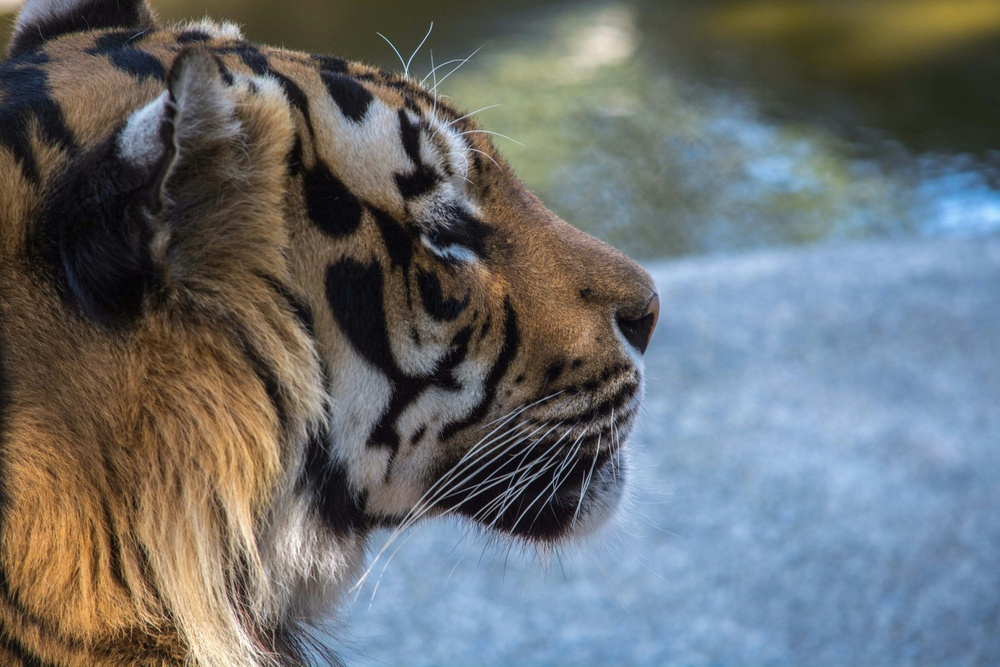
#> input picture opencv/images/tiger-face.jpeg, 1000 x 667 px, shrunk from 3000 x 2000 before the run
$ jupyter execute opencv-basics.ipynb
#> lines starting #> are read from the running program, lines starting #| are printed output that depends on the picture; after the words box and inside, x2 and y2 are one past the last pixel; in counts of white or black regions, pixels touching at a corner belong together
[cell 1]
import cv2

# To read image from disk, we use
# cv2.imread function, in below method,
img = cv2.imread("images/tiger-face.jpeg", cv2.IMREAD_COLOR)
#> img is the input picture: shape (667, 1000, 3); mean B, G, R 112.1, 110.2, 106.5

# Creating GUI window to display an image on screen
# first Parameter is windows title (should be in string format)
# Second Parameter is image array
cv2.imshow("image", img)

# To hold the window on screen, we use cv2.waitKey method
# Once it detected the close input, it will release the control
# To the next line
# First Parameter is for holding screen for specified milliseconds
# It should be positive integer. If 0 pass an parameter, then it will
# hold the screen until user close it.
cv2.waitKey(0)

# It is for removing/deleting created GUI window from screen
# and memory
cv2.destroyAllWindows()

[cell 2]
import cv2
import numpy as np

# path to input image is specified and
# image is loaded with imread command
image1 = cv2.imread('images/tiger-face.jpeg')

# cv2.cvtColor is applied over the
# image input with applied parameters
# to convert the image in grayscale
img = cv2.cvtColor(image1, cv2.COLOR_BGR2GRAY)
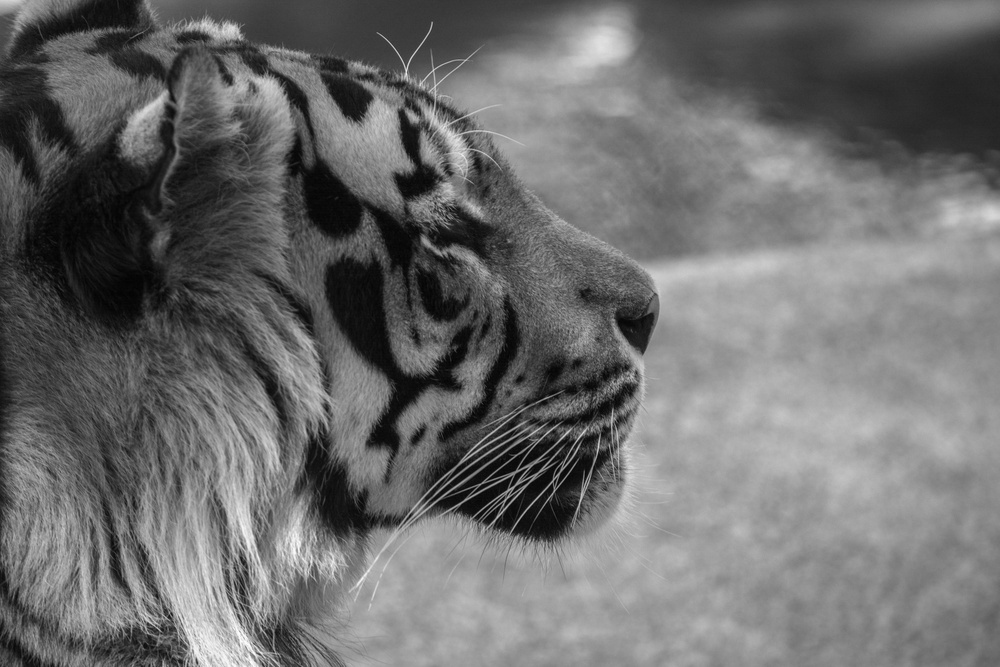
#> img: shape (667, 1000); min 1, max 254, mean 109.3

# applying different thresholding
# techniques on the input image
# all pixels value above 120 will
# be set to 255
ret, thresh1 = cv2.threshold(img, 120, 255, cv2.THRESH_BINARY)
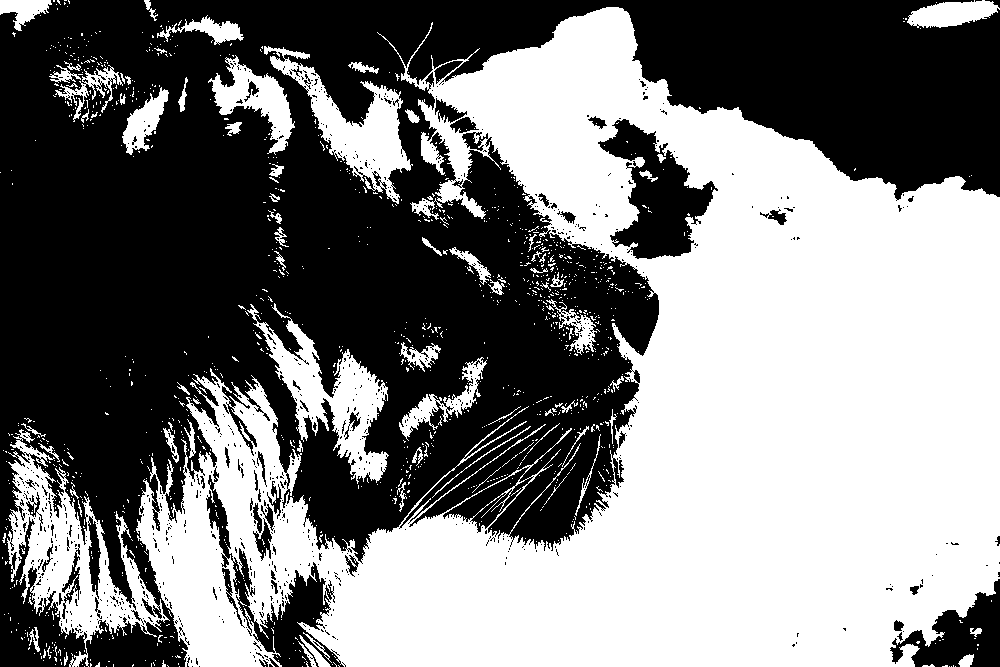
#> thresh1: shape (667, 1000); 49.2% white; 1218 white regions (1142 under 20 px), largest, box (x1, y1, x2, y2) and area: (136, 7, 1000, 667) 281882, (7, 429, 170, 667) 11993, (247, 303, 389, 484) 7665
ret, thresh2 = cv2.threshold(img, 120, 255, cv2.THRESH_BINARY_INV)
ret, thresh3 = cv2.threshold(img, 120, 255, cv2.THRESH_TRUNC)
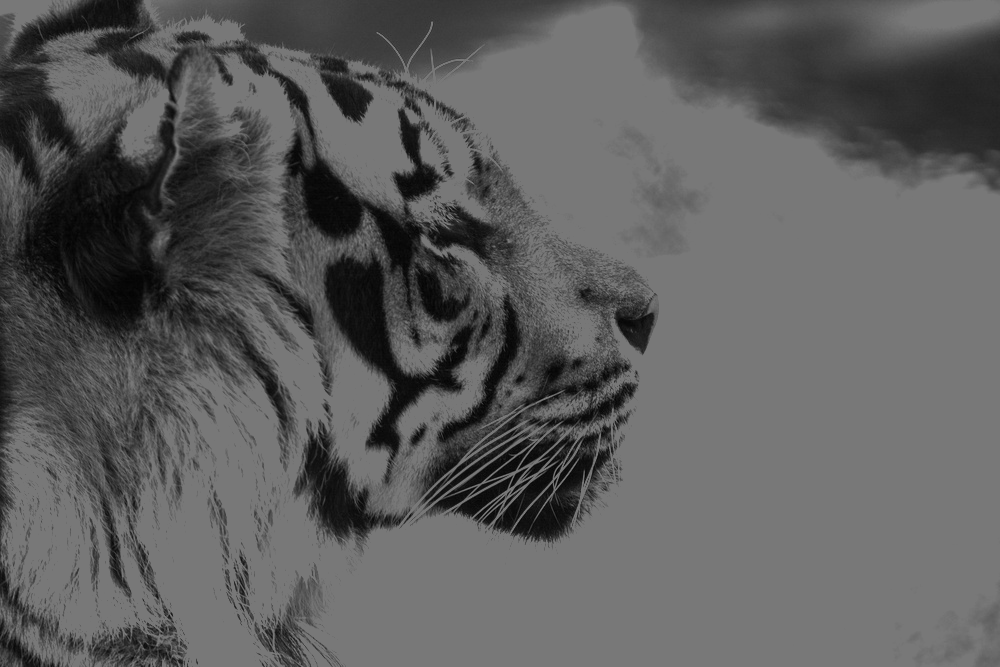
#> thresh3: shape (667, 1000); min 1, max 120, mean 93.2
ret, thresh4 = cv2.threshold(img, 120, 255, cv2.THRESH_TOZERO)
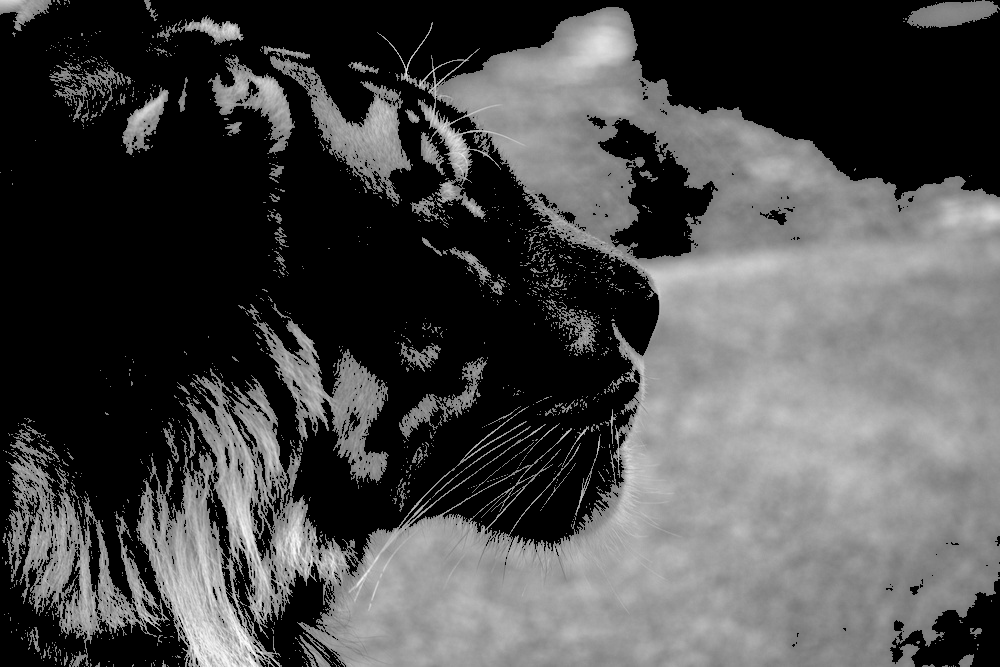
#> thresh4: shape (667, 1000); min 0, max 254, mean 75.2
ret, thresh5 = cv2.threshold(img, 120, 255, cv2.THRESH_TOZERO_INV)
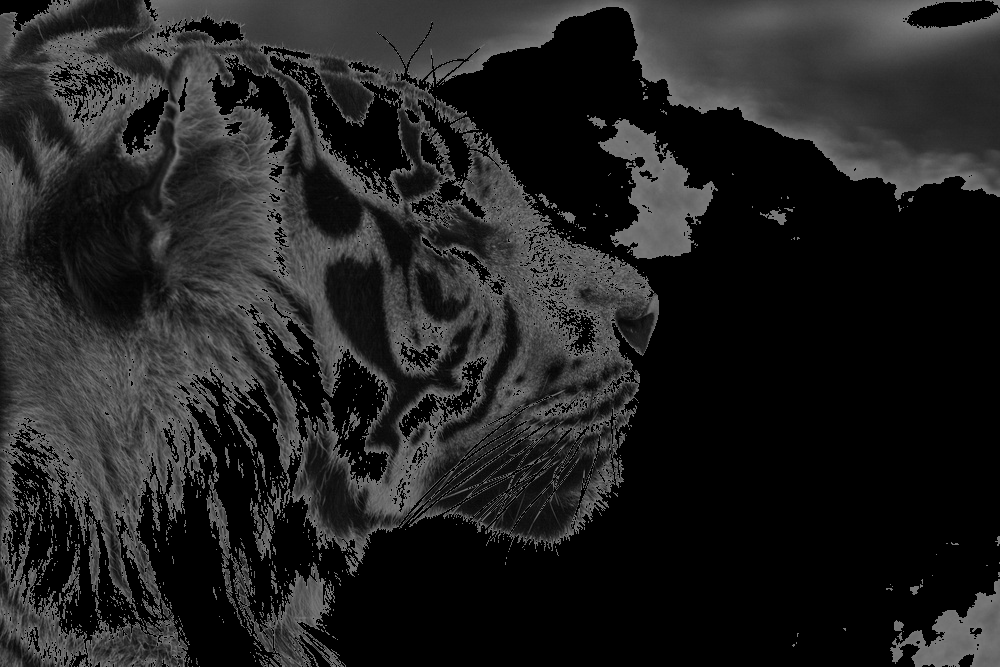
#> thresh5: shape (667, 1000); min 0, max 120, mean 34.1

# the window showing output images
# with the corresponding thresholding
# techniques applied to the input images
cv2.imshow('Binary Threshold', thresh1)
cv2.imshow('Binary Threshold Inverted', thresh2)
cv2.imshow('Truncated Threshold', thresh3)
cv2.imshow('Set to 0', thresh4)
cv2.imshow('Set to 0 Inverted', thresh5)

# De-allocate any associated memory usage
if cv2.waitKey(0) & 0xff == 27:
#> (key Esc is pressed here)
    cv2.destroyAllWindows()

$ run again, with opencv/images/lotus.jpeg copied over opencv/images/tiger-face.jpeg
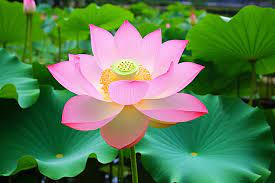
#> input picture opencv/images/lotus.jpeg, 275 x 183 px
#> img is the input picture: shape (183, 275, 3); mean B, G, R 83.3, 125.3, 89.9
#> img: shape (183, 275)
#> `ret, thresh1 = cv2.threshold(img, 120, 255, cv2.THRESH_BINARY)`:
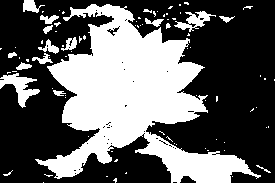
#> thresh1: shape (183, 275); 38.4% white; 87 white regions (70 under 20 px), largest, box (x1, y1, x2, y2) and area: (35, 4, 261, 183) 17099, (0, 73, 40, 108) 554, (174, 11, 216, 32) 347
#> `ret, thresh5 = cv2.threshold(img, 120, 255, cv2.THRESH_TOZERO_INV)`:
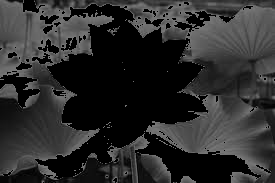
#> thresh5: shape (183, 275); min 0, max 120, mean 43.8

$ run again, with opencv/images/tiger2.jpeg copied over opencv/images/tiger-face.jpeg
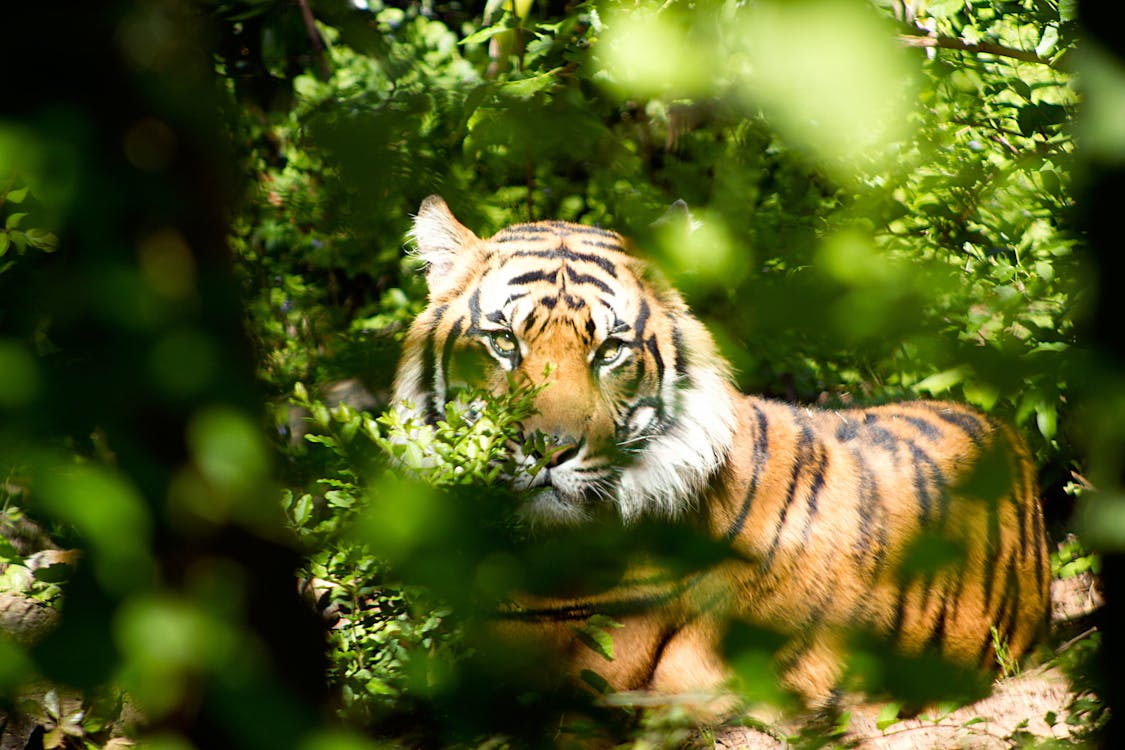
#> input picture opencv/images/tiger2.jpeg, 1125 x 750 px
#> img is the input picture: shape (750, 1125, 3); mean B, G, R 36.3, 93.8, 85.9
#> img: shape (750, 1125)
#> `ret, thresh1 = cv2.threshold(img, 120, 255, cv2.THRESH_BINARY)`:
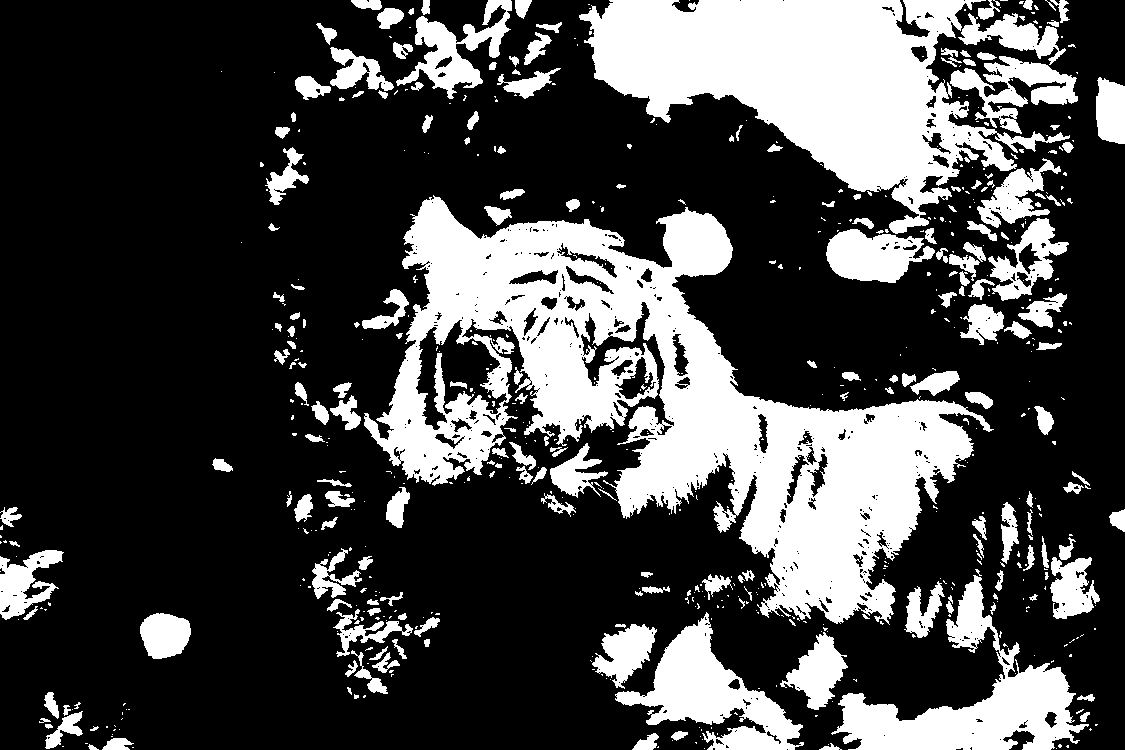
#> thresh1: shape (750, 1125); 27.8% white; 627 white regions (428 under 20 px), largest, box (x1, y1, x2, y2) and area: (364, 195, 994, 625) 96022, (579, 0, 1070, 234) 50732, (831, 575, 1089, 750) 14214
#> `ret, thresh5 = cv2.threshold(img, 120, 255, cv2.THRESH_TOZERO_INV)`:
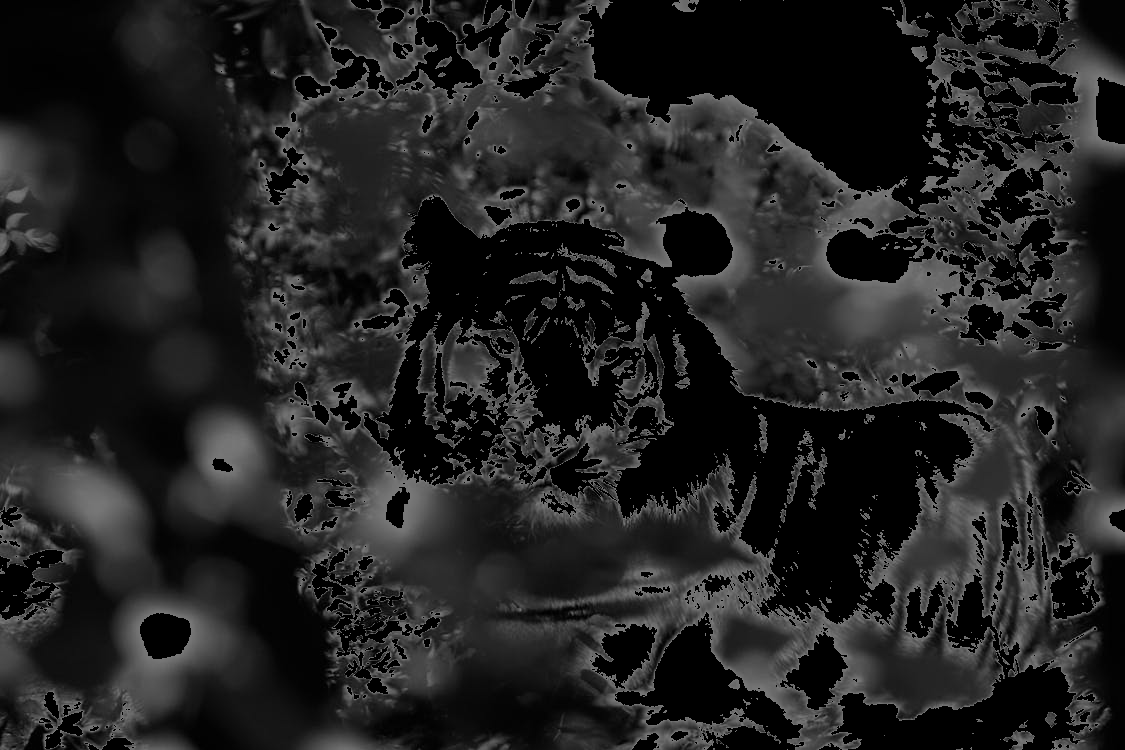
#> thresh5: shape (750, 1125); min 0, max 120, mean 34
